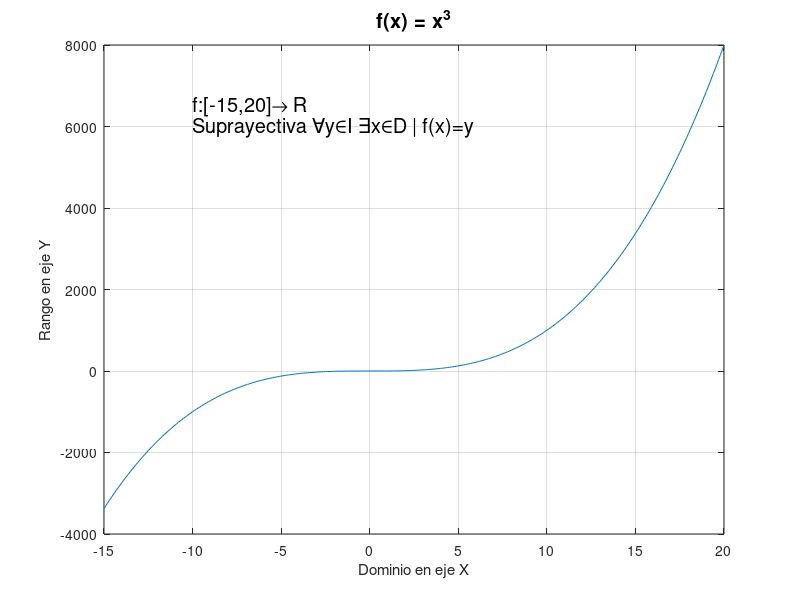

The MATLAB script that drew this image:
%Octave Script
%Title		    :Funcion inyectiva, biyectiva y suprayectiva
%Description	:Script que grafica funcion y clasifica
%Author	      :Sarai Lucas Nieto
%Date		      :20211116
% Version	    :3
% Usage		    :octave> /path/FuncionNum3_Cal.m
% Notes		    :Se requiere de la aplicacion Octave


clear
%Intervalos de funcion 
x=-15:0.1:20;
% Funcion para graficar
fx= x.^3;
% Plotear funcion
plot(x, fx);
grid
% Titulo de grafica
title(['\fontsize{20}f(x) = x^3']);
%Etiqueta para eje de las (x)
xlabel(['Dominio en eje X']);
%Etiqueta para eje de las (y)
ylabel(['Rango en eje Y']);

text(-10,6500,strcat('\fontsize{20}f:[-15,20]\rightarrow R'));
text(-10,6000,strcat('\fontsize{20}Suprayectiva \forally\inI \existsx\inD | f(x)=y'));

% Salidas impresas
f = 'f(x) = x^3';
fun = 'f:[-15,20]->R';
e = 'Es suprayectiva porque no hay elementos sueltos';
e2 = 'Todos los elementos del dominio tienen I h(x)';
tipo = 'Suprayectiva';

disp('');
disp(['La funcion:', num2str(f)]);
disp('');
disp(['Esta es una funcion tipo:', num2str(tipo)]);
disp([num2str(e)]);
disp([num2str(e2)]);
disp('');